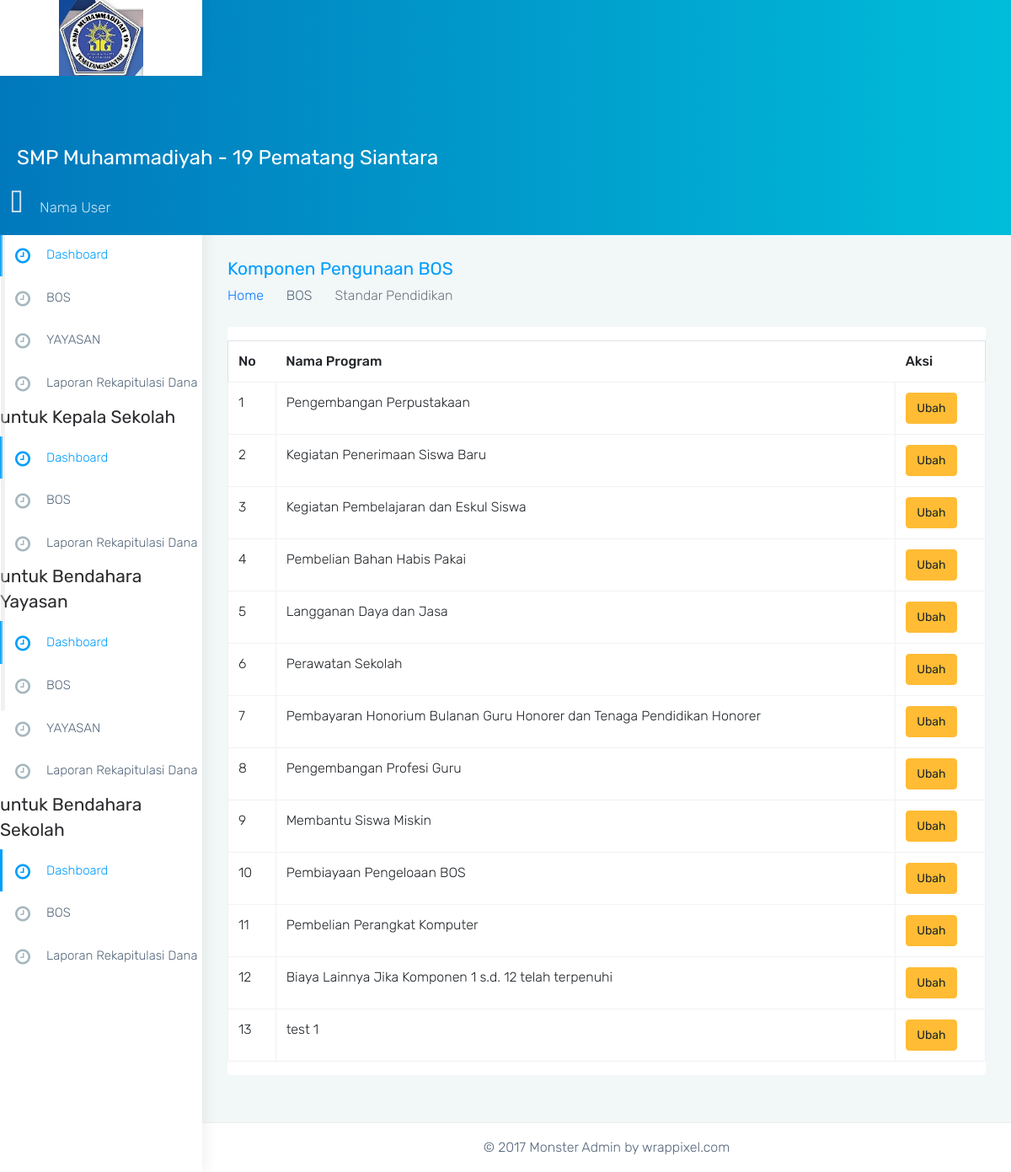
Page /komponen_pengunaan/index.php on the committed database.
### tables this page shows
CREATE TABLE `bos_realisasi_komponen` (
  `id_bos_realisasi_komponen` int(11) NOT NULL,
  `nama_program` varchar(255) DEFAULT NULL
);

### komponen_pengunaan/index.php (called while the page is built)
<?php
require('../url.php');
require('../model/crud.php');
$crud = new Crud;
$standar = $crud->read_data('bos_realisasi_komponen');
require('../view/komponen_pengunaan.php');

### url.php (called while the page is built, shortened)
<?php
$url = 'http://localhost/simkeuangan/';

### model/koneksi.php (called while the page is built)
<?php
class Koneksi
{
  private $host     = 'localhost';
  private $username = 'root';
  private $password = '';
  private $database = 'simkeuangan';
  protected $conn;
  function __construct()
  {
    if (!isset($this->conn))
      $this->conn = new mysqli($this->host, $this->username, $this->password, $this->database);
    if (!$this->conn)
      echo 'Koneksi Gagal';
    else
      return $this->conn;
  }
}

### model/crud.php (called while the page is built, shortened)
<?php
include('koneksi.php');
class Crud extends Koneksi
{
  public function read_data($table, $where = null)
  {
    $query = "SELECT * FROM $table";
    $hasil = $this->conn->query($query);
    $rows = array();
    while ($row = $hasil->fetch_assoc()) {
      $rows[] = $row;
    }
    return $rows;
  }
}

### view/komponen_pengunaan.php (the view, shortened to what this page needs)
<!DOCTYPE html>
<html lang="en">
<?php require('template/head.php') ?>
<body class="fix-header card-no-border">
  <div id="main-wrapper">
    <?php require('template/header.php') ?>
    <?php require('template/sidebar.php') ?>
    <div class="page-wrapper">
      <div class="container-fluid">
        <div class="row page-titles">
          <div class="col-md-6 col-8 align-self-center">
            <h3 class="text-themecolor m-b-0 m-t-0">Komponen Pengunaan BOS</h3>
            <ol class="breadcrumb">
              <li class="breadcrumb-item"><a href="<?= $url; ?>">Home</a></li>
              <li class="breadcrumb-item">BOS</li>
              <li class="breadcrumb-item active">Standar Pendidikan</li>
            </ol>
          </div>
        </div>
        <div class="row">
          <div class="col-12">
            <div class="card">
              <div class="card-block">
                <table class="table table-bordered mt-3">
                  <thead>
                    <th>No</th>
                    <th>Nama Program</th>
                    <th>Aksi</th>
                  </thead>
                  <tbody>
                    <?php
                    $no = 1;
                    foreach ($standar as $st) {
                    ?>
                      <tr>
                        <td><?= $no; ?></td>
                        <td><?= $st['nama_program']; ?></td>
                        <td><button class="btn btn-warning">Ubah</button></td>
                      </tr>
                    <?php
                      $no++;
                    }
                    ?>
                  </tbody>
                </table>
              </div>
            </div>
          </div>
        </div>
      </div>
      <?php require('template/footer.php') ?>
    </div>
  </div>
</body>
</html>

### assets/css/colors/blue.css (style rules this page uses)
.text-themecolor { color: #009efb !important; }

### rows in the picture
bos_realisasi_komponen: nama_program "Pengembangan Perpustakaan"
bos_realisasi_komponen: nama_program "Kegiatan Penerimaan Siswa Baru"
bos_realisasi_komponen: nama_program "Kegiatan Pembelajaran dan Eskul Siswa"
bos_realisasi_komponen: nama_program "Pembelian Bahan Habis Pakai"
bos_realisasi_komponen: nama_program "Langganan Daya dan Jasa"
bos_realisasi_komponen: nama_program "Perawatan Sekolah"
bos_realisasi_komponen: nama_program "Pembayaran Honorium Bulanan Guru Honorer dan Tenaga Pendidikan Honorer"
bos_realisasi_komponen: nama_program "Pengembangan Profesi Guru"
bos_realisasi_komponen: nama_program "Membantu Siswa Miskin"
bos_realisasi_komponen: nama_program "Pembiayaan Pengeloaan BOS"
bos_realisasi_komponen: nama_program "Pembelian Perangkat Komputer"
bos_realisasi_komponen: nama_program "Biaya Lainnya Jika Komponen 1 s.d. 12 telah terpenuhi"
bos_realisasi_komponen: nama_program "test 1"
